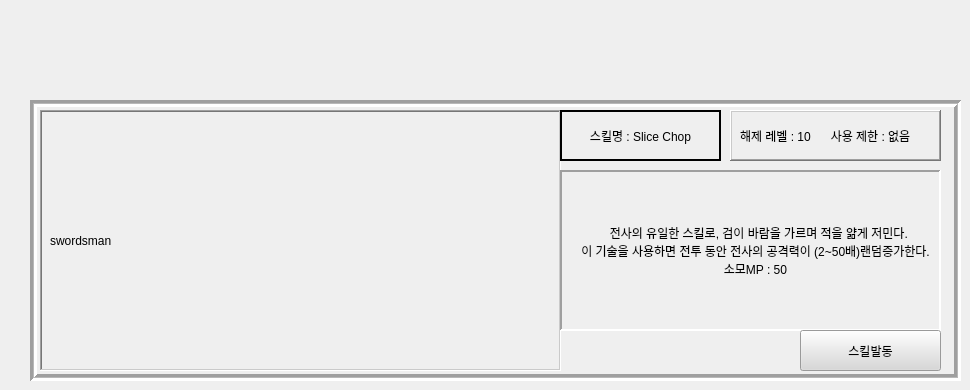
    <widget class="QWidget" name="page_4">
     <widget class="QFrame" name="frame_2">
      <property name="geometry">
       <rect>
        <x>30</x>
        <y>100</y>
        <width>931</width>
        <height>281</height>
       </rect>
      </property>
      <property name="styleSheet">
       <string notr="true"/>
      </property>
      <property name="frameShape">
       <enum>QFrame::Box</enum>
      </property>
      <property name="frameShadow">
       <enum>QFrame::Sunken</enum>
      </property>
      <property name="lineWidth">
       <number>3</number>
      </property>
      <property name="midLineWidth">
       <number>1</number>
      </property>
      <widget class="QFrame" name="lb_frame_2">
       <property name="geometry">
        <rect>
         <x>10</x>
         <y>10</y>
         <width>521</width>
         <height>261</height>
        </rect>
       </property>
       <property name="frameShape">
        <enum>QFrame::WinPanel</enum>
       </property>
       <property name="frameShadow">
        <enum>QFrame::Sunken</enum>
       </property>
       <property name="lineWidth">
        <number>2</number>
       </property>
       <property name="midLineWidth">
        <number>1</number>
       </property>
       <widget class="QLabel" name="gif_2">
        <property name="geometry">
         <rect>
          <x>10</x>
          <y>10</y>
          <width>511</width>
          <height>241</height>
         </rect>
        </property>
        <property name="text">
         <string>swordsman</string>
        </property>
       </widget>
      </widget>
      <widget class="QFrame" name="frame_0_4">
       <property name="geometry">
        <rect>
         <x>530</x>
         <y>10</y>
         <width>161</width>
         <height>51</height>
        </rect>
       </property>
       <property name="frameShape">
        <enum>QFrame::WinPanel</enum>
       </property>
       <property name="frameShadow">
        <enum>QFrame::Plain</enum>
       </property>
       <property name="lineWidth">
        <number>2</number>
       </property>
       <property name="midLineWidth">
        <number>1</number>
       </property>
       <widget class="QLabel" name="slice_chop">
        <property name="geometry">
         <rect>
          <x>0</x>
          <y>10</y>
          <width>161</width>
          <height>31</height>
         </rect>
        </property>
        <property name="text">
         <string>스킬명 : Slice Chop</string>
        </property>
        <property name="alignment">
         <set>Qt::AlignCenter</set>
        </property>
       </widget>
      </widget>
      <widget class="QFrame" name="frame_0_5">
       <property name="geometry">
        <rect>
         <x>700</x>
         <y>10</y>
         <width>211</width>
         <height>51</height>
        </rect>
       </property>
       <property name="autoFillBackground">
        <bool>false</bool>
       </property>
       <property name="frameShape">
        <enum>QFrame::WinPanel</enum>
       </property>
       <property name="frameShadow">
        <enum>QFrame::Raised</enum>
       </property>
       <property name="lineWidth">
        <number>2</number>
       </property>
       <property name="midLineWidth">
        <number>1</number>
       </property>
       <widget class="QLabel" name="skill_info_4">
        <property name="geometry">
         <rect>
          <x>10</x>
          <y>10</y>
          <width>381</width>
          <height>31</height>
         </rect>
        </property>
        <property name="text">
         <string>해제 레벨 : 10      사용 제한 : 없음</string>
        </property>
        <property name="alignment">
         <set>Qt::AlignLeading|Qt::AlignLeft|Qt::AlignVCenter</set>
        </property>
        <property name="wordWrap">
         <bool>true</bool>
        </property>
       </widget>
      </widget>
      <widget class="QFrame" name="frame_0_6">
       <property name="geometry">
        <rect>
         <x>530</x>
         <y>70</y>
         <width>381</width>
         <height>161</height>
        </rect>
       </property>
       <property name="frameShape">
        <enum>QFrame::Panel</enum>
       </property>
       <property name="frameShadow">
        <enum>QFrame::Sunken</enum>
       </property>
       <property name="lineWidth">
        <number>2</number>
       </property>
       <property name="midLineWidth">
        <number>3</number>
       </property>
       <widget class="QLabel" name="skill_info_0_2">
        <property name="geometry">
         <rect>
          <x>20</x>
          <y>40</y>
          <width>351</width>
          <height>81</height>
         </rect>
        </property>
        <property name="text">
         <string>  전사의 유일한 스킬로, 검이 바람을 가르며 적을 얆게 저민다.                                         이 기술을 사용하면 전투 동안 전사의 공격력이 (2~50배)랜덤증가한다. 소모MP : 50</string>
        </property>
        <property name="scaledContents">
         <bool>false</bool>
        </property>
        <property name="alignment">
         <set>Qt::AlignCenter</set>
        </property>
        <property name="wordWrap">
         <bool>true</bool>
        </property>
       </widget>
      </widget>
      <widget class="QPushButton" name="skill_btn_swordsman_slice_chop">
       <property name="geometry">
        <rect>
         <x>770</x>
         <y>230</y>
         <width>141</width>
         <height>41</height>
        </rect>
       </property>
       <property name="styleSheet">
        <string notr="true">background-color: rgb(216, 216, 216);</string>
       </property>
       <property name="text">
        <string>스킬발동</string>
       </property>
      </widget>
      <widget class="QLabel" name="label_40">
       <property name="geometry">
        <rect>
         <x>690</x>
         <y>230</y>
         <width>41</width>
         <height>41</height>
        </rect>
       </property>
       <property name="text">
        <string/>
       </property>
       <property name="pixmap">
        <pixmap>../../../../Downloads/Map_tile_45.png</pixmap>
       </property>
       <property name="scaledContents">
        <bool>true</bool>
       </property>
      </widget>
      <widget class="QLabel" name="label_41">
       <property name="geometry">
        <rect>
         <x>730</x>
         <y>230</y>
         <width>41</width>
         <height>41</height>
        </rect>
       </property>
       <property name="text">
        <string/>
       </property>
       <property name="pixmap">
        <pixmap>../../../../Downloads/Map_tile_45.png</pixmap>
       </property>
       <property name="scaledContents">
        <bool>true</bool>
       </property>
      </widget>
      <widget class="QLabel" name="label_42">
       <property name="geometry">
        <rect>
         <x>610</x>
         <y>230</y>
         <width>41</width>
         <height>41</height>
        </rect>
       </property>
       <property name="text">
        <string/>
       </property>
       <property name="pixmap">
        <pixmap>../../../../Downloads/Map_tile_45.png</pixmap>
       </property>
       <property name="scaledContents">
        <bool>true</bool>
       </property>
      </widget>
      <widget class="QLabel" name="label_43">
       <property name="geometry">
        <rect>
         <x>570</x>
         <y>230</y>
         <width>41</width>
         <height>41</height>
        </rect>
       </property>
       <property name="text">
        <string/>
       </property>
       <property name="pixmap">
        <pixmap>../../../../Downloads/Map_tile_45.png</pixmap>
       </property>
       <property name="scaledContents">
        <bool>true</bool>
       </property>
      </widget>
      <widget class="QLabel" name="label_45">
       <property name="geometry">
        <rect>
         <x>650</x>
         <y>230</y>
         <width>41</width>
         <height>41</height>
        </rect>
       </property>
       <property name="text">
        <string/>
       </property>
       <property name="pixmap">
        <pixmap>../../../../Downloads/Map_tile_45.png</pixmap>
       </property>
       <property name="scaledContents">
        <bool>true</bool>
       </property>
      </widget>
      <widget class="QLabel" name="label_48">
       <property name="geometry">
        <rect>
         <x>530</x>
         <y>230</y>
         <width>41</width>
         <height>41</height>
        </rect>
       </property>
       <property name="text">
        <string/>
       </property>
       <property name="pixmap">
        <pixmap>../../../../Downloads/Map_tile_45.png</pixmap>
       </property>
       <property name="scaledContents">
        <bool>true</bool>
       </property>
      </widget>
     </widget>
    </widget>
